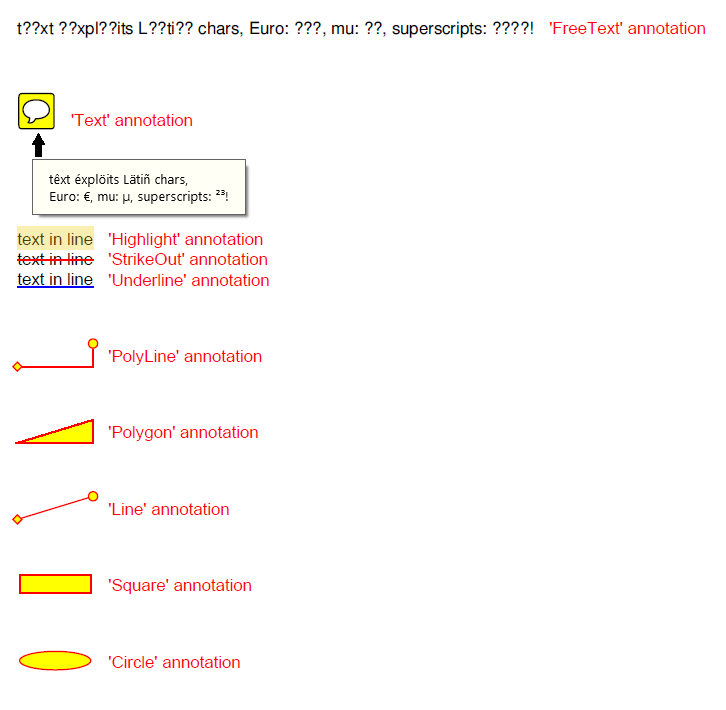

This chart was generated by the following Python code:
# -*- coding: utf-8 -*-
import fitz
print(fitz.__doc__)
"""
Demo script to show how annotations can be added to PDF pages.
It contains the following 10 annotation types:
Text ("sticky note"), FreeText, text markers (underline, strike-out, highlight),
Circle, Square, Line, PolyLine, Polygon.
"""
text = "text in line\ntext in line\ntext in line"
red = (1,0,0)
yellow = (1,1,0)
colors = {"stroke": red, "fill": yellow}
displ = fitz.Rect(0, 50, 0, 50)
pos = fitz.Point(50, 100)
t1 = u"têxt éxplöits Lätiñ chars,\nEuro: €, mu: µ, superscripts: ²³!"

def print_descr(rect, annot):
    """Print a short description to the right of an annotation."""
    page = annot.parent
    page.insertText(rect.br + (10, -3), "'%s' annotation" % annot.type[1], color = red)

doc = fitz.open()
page = doc.newPage()
annot = page.addFreetextAnnot(pos, t1)
print_descr(annot.rect, annot)

r = annot.rect + displ
annot = page.addTextAnnot(r.tl, t1)
print_descr(annot.rect, annot)

pos = annot.rect.tl + displ.tl * 2
page.insertText(pos, text, fontsize=11)
rl = page.searchFor("text in line")
r0 = rl[0]
r1 = rl[1]
r2 = rl[2]
annot = page.addHighlightAnnot(r0)
print_descr(r0, annot)
annot = page.addStrikeoutAnnot(r1)
print_descr(r1, annot)
annot = page.addUnderlineAnnot(r2)
print_descr(r2, annot)

r = r2 + displ
annot = page.addPolylineAnnot([r.tr, r.br, r.bl])
annot.setLineEnds(fitz.ANNOT_LE_Circle, fitz.ANNOT_LE_Diamond)
annot.setColors(colors)
print_descr(annot.rect, annot)

r+= displ
annot = page.addPolygonAnnot([r.tr, r.br, r.bl])
annot.setColors(colors)
print_descr(annot.rect, annot)

r+= displ
annot = page.addLineAnnot(r.tr, r.bl)
annot.setLineEnds(fitz.ANNOT_LE_Circle, fitz.ANNOT_LE_Diamond)
annot.setColors(colors)
print_descr(annot.rect, annot)

r+= displ
annot = page.addRectAnnot(r)
annot.setColors(colors)
print_descr(annot.rect, annot)

r+= displ
annot = page.addCircleAnnot(r)
annot.setColors(colors)
print_descr(annot.rect, annot)

doc.save("annot-tests.pdf", clean=True,expand=True)
